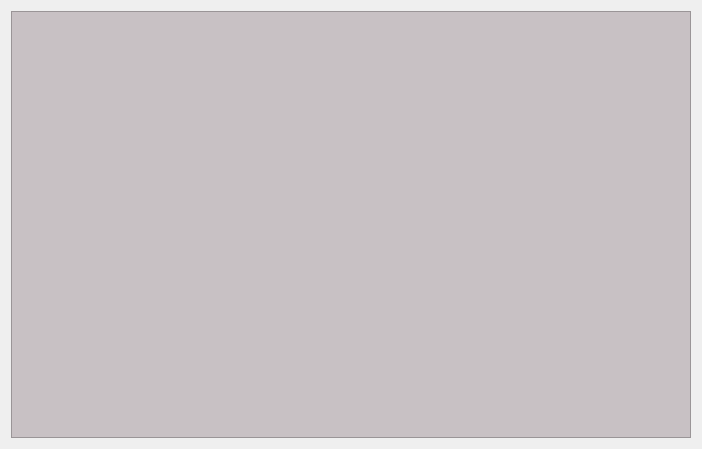
<?xml version="1.0" encoding="UTF-8"?>
<ui version="4.0">
 <class>getUserAll</class>
 <widget class="QWidget" name="getUserAll">
  <property name="geometry">
   <rect>
    <x>0</x>
    <y>0</y>
    <width>702</width>
    <height>449</height>
   </rect>
  </property>
  <property name="windowTitle">
   <string>Form</string>
  </property>
  <layout class="QGridLayout" name="gridLayout">
   <item row="0" column="0">
    <layout class="QVBoxLayout" name="verticalLayout">
     <item>
      <widget class="QTextEdit" name="textEdit">
       <property name="font">
        <font>
         <family>微软雅黑</family>
         <pointsize>48</pointsize>
         <weight>50</weight>
         <bold>false</bold>
        </font>
       </property>
       <property name="styleSheet">
        <string notr="true">background-color: rgb(200, 193, 196);</string>
       </property>
       <property name="readOnly">
        <bool>true</bool>
       </property>
       <property name="html">
        <string>&lt;!DOCTYPE HTML PUBLIC &quot;-//W3C//DTD HTML 4.0//EN&quot; &quot;http://www.w3.org/TR/REC-html40/strict.dtd&quot;&gt;
&lt;html&gt;&lt;head&gt;&lt;meta name=&quot;qrichtext&quot; content=&quot;1&quot; /&gt;&lt;style type=&quot;text/css&quot;&gt;
p, li { white-space: pre-wrap; }
&lt;/style&gt;&lt;/head&gt;&lt;body style=&quot; font-family:'微软雅黑'; font-size:48pt; font-weight:400; font-style:normal;&quot;&gt;
&lt;p style=&quot;-qt-paragraph-type:empty; margin-top:0px; margin-bottom:0px; margin-left:0px; margin-right:0px; -qt-block-indent:0; text-indent:0px; font-size:12pt; font-weight:600;&quot;&gt;&lt;br /&gt;&lt;/p&gt;&lt;/body&gt;&lt;/html&gt;</string>
       </property>
      </widget>
     </item>
     <item>
      <layout class="QHBoxLayout" name="horizontalLayout"/>
     </item>
    </layout>
   </item>
  </layout>
 </widget>
 <resources/>
 <connections/>
</ui>
